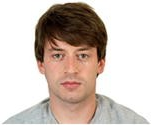
#> input picture F_Python/Projects/ArtificialVision/Lessons/E_PatronClasifier/FaceEtiquets/Caras/01.png, 152 x 125 px
$ jupyter execute --allow-errors CuadernoEtiquetadoDeCaras.ipynb
#> lines starting #> are read from the running program, lines starting #| are printed output that depends on the picture
# Clasificación de los píxeles de una imagen de carnet

En este cuaderno vamos a abordar un problema de reconocimiento del tipo de los píxeles de una imagen de tipo carnet. Dentro de dichas imágenes se desea distinguir el fondo, la cara, la camiseta y el pelo.

### Exploración de la base de datos

En el directorio "Caras" tenemos una base datos compuesta de 20 imágenes RGB tipo PNG de tipo carnet correspondiente a 20 individuos. Además, también tenemos 20 ficheros PNG de tipo paleta con una etiqueta para cada píxel (PELO=0, CARA=1, CAMISETA=2, FONDO=3). Esta base de datos es la que usaremos para aprender y para testear el sistema.

Cargamos una imagen y las etiquetas correspondientes a cada píxel y las mostramos.

[cell 1]
import cv2
from matplotlib import pyplot as plt

rgb_img = cv2.imread("./Caras/01.png")[:,:,::-1]
plt.imshow(rgb_img)
plt.show()

Para cargar las imágenes de las etiquetas usamos el paquete PIL que permite cargar imágenes PNG de paleta.

[cell 2]
import PIL
from matplotlib import cm
import numpy as np

label_img = PIL.Image.open("./Caras/01_label.png")
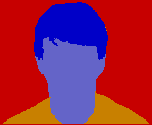
#> input picture F_Python/Projects/ArtificialVision/Lessons/E_PatronClasifier/FaceEtiquets/Caras/01_label.png, 152 x 125 px
#> label_img is the input picture: PIL image 152x125 P; mean R, G, B 149.6, 33.5, 71.2
label_img = np.array(label_img)
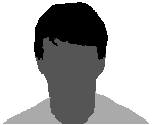
#> label_img: shape (125, 152); min 0, max 3, mean 2.05; drawn with min black and max white
PELO=0;CARA=1;CAMISETA=2;FONDO=3;etiquetas=["Pelo","Cara","Camiseta","Fondo"]

def draw_labeled_image(label_img):
    plt.imshow(label_img,cmap="jet",interpolation="Nearest")
    NUM_ETIQUETAS = len(etiquetas)
    for x in range(0,NUM_ETIQUETAS):
        plt.plot(0, 0, "-", color=cm.jet(x/(NUM_ETIQUETAS-1)), label=str(x) + " " + etiquetas[x])
    plt.legend(loc="upper right")
    plt.show()
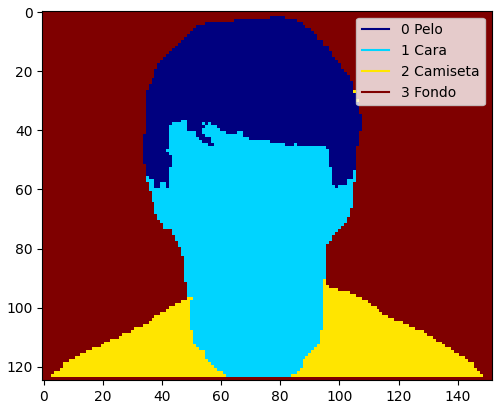
#> figure drawn by matplotlib, 1 panel; palette indices are drawn, not the picture's colours

draw_labeled_image(label_img)
